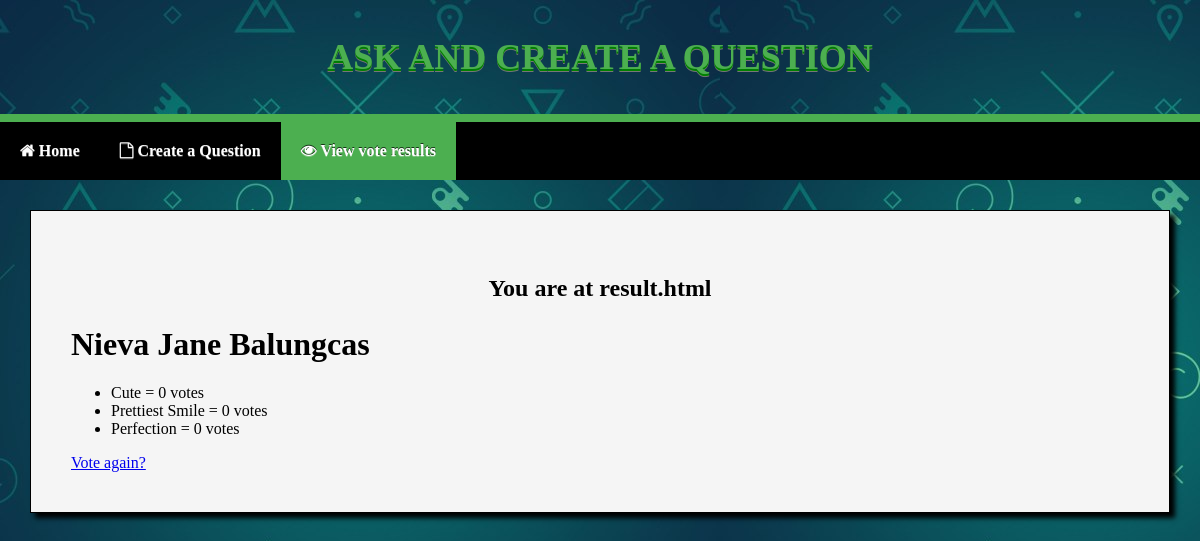
The app's page /polls/1/results/, older data.
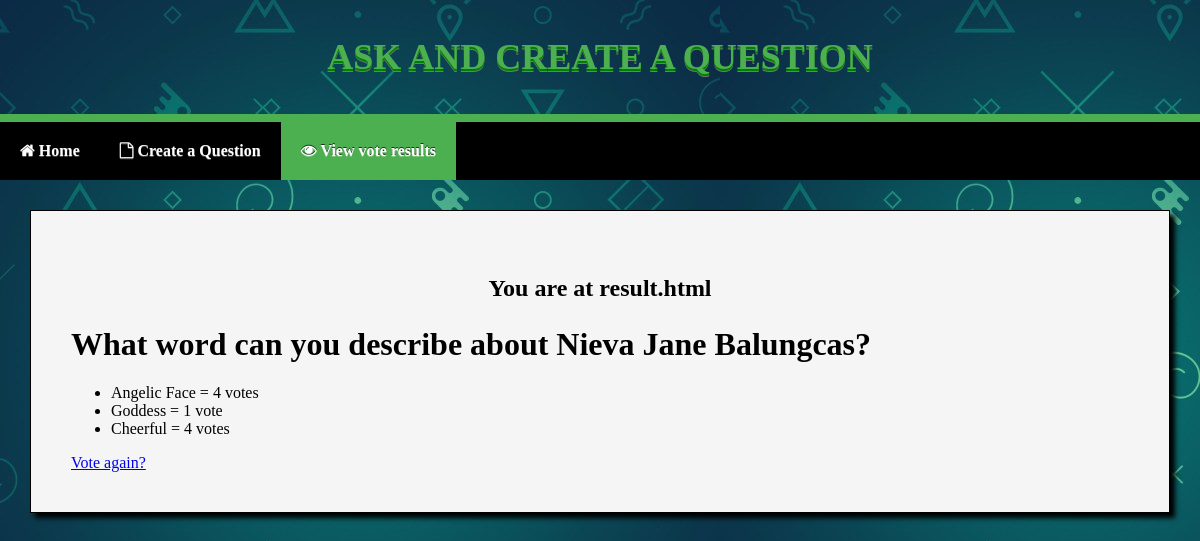
The same page, newer data.
### polls/models.py (models this page shows, shortened)
@python_2_unicode_compatible
class Question(models.Model):
	question_text = models.CharField(max_length=200)
	pub_date = models.DateTimeField('date published')
	def was_published_recently(self):
		now = timezone.now()
		return now - datetime.timedelta(days=1) <= self.pub_date <= now
	was_published_recently.admin_order_field = 'pub_date'
	was_published_recently.boolean = True
	was_published_recently.short_description = 'Published recently?'

@python_2_unicode_compatible
class Choice(models.Model):
	question = models.ForeignKey(Question, on_delete=models.CASCADE)
	choice_text = models.CharField(max_length=200)
	votes = models.IntegerField(default=0)

### polls/views.py (the view)
# urls.py: url(r'^(?P<pk>[0-9]+)/results/$', views.ResultsView.as_view(), name='results'),
class ResultsView(generic.DetailView):
    model = Question
    template_name = 'polls/results.html'

### polls/templates/polls/results.html
{% extends 'base/base.html' %}
{% load static %}
{% block nav-vote %}<li><a class="active" href="{% url 'polls:index' %}"><i class="fa fa-eye"></i> View vote results</a></li>{% endblock %}
{% block content %}
<center>
	<h2><p>You are at result.html</p></h2>
</center>
<h1>{{ question.question_text }}</h1>
<ul>
{% for choice in question.choice_set.all %}
    <li>{{ choice.choice_text }} = {{ choice.votes }} vote{{ choice.votes|pluralize }}</li>
{% endfor %}
</ul>
<a href="{% url 'polls:detail' question.id %}">Vote again?</a>
{% endblock %}

Row changes from the older to the newer data that the page shows:
changed Question: question_text "Nieva Jane Balungcas" → "What word can you describe about Nieva Jane Balungcas?"
changed Choice: choice_text "Cute" → "Angelic Face"; votes "0" → "4"
changed Choice: choice_text "Prettiest Smile" → "Goddess"; votes "0" → "1"
changed Choice: choice_text "Perfection" → "Cheerful"; votes "0" → "4"
